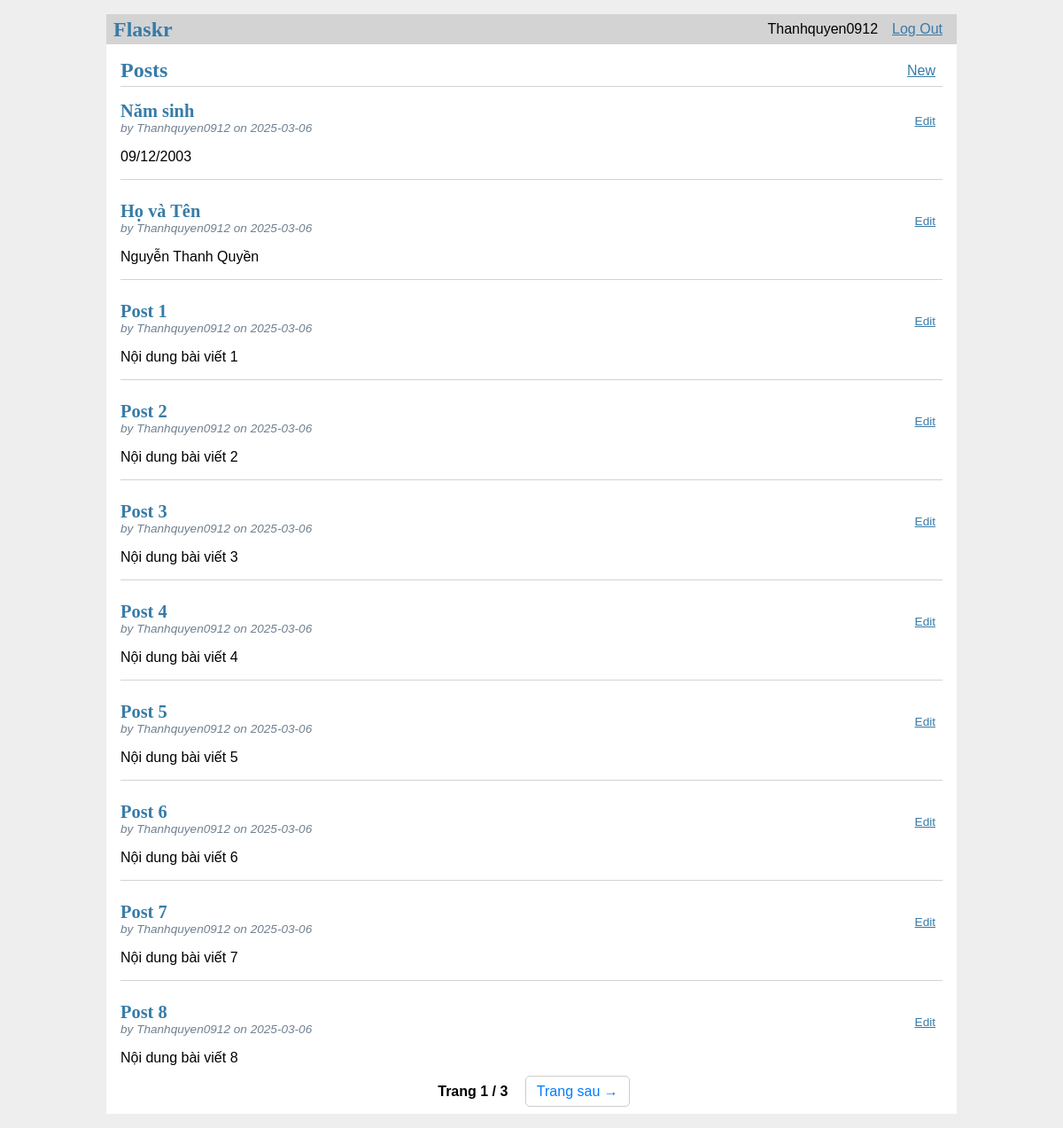
Screenshot of / (signed in) with the database file from the repository.
### tables this page shows
CREATE TABLE user (
  id INTEGER PRIMARY KEY AUTOINCREMENT,
  username TEXT UNIQUE NOT NULL,
  password TEXT NOT NULL,
  is_blocked INTEGER DEFAULT 0
);

CREATE TABLE post (
  id INTEGER PRIMARY KEY AUTOINCREMENT,
  author_id INTEGER NOT NULL,
  created TIMESTAMP NOT NULL DEFAULT CURRENT_TIMESTAMP,
  title TEXT NOT NULL,
  body TEXT NOT NULL,
  FOREIGN KEY (author_id) REFERENCES user (id)
);

### flaskr/blog.py (the view)
@bp.route('/')
def index():
    db = get_db()
    page = request.args.get('page', 1, type=int)  # Lấy số trang từ URL (mặc định là 1)
    per_page = 10  # Số bài viết mỗi trang
    offset = (page - 1) * per_page  # Tính vị trí bắt đầu của bài viết
    posts = db.execute(
        '''SELECT p.id, title, body, created, author_id, username
           FROM post p JOIN user u ON p.author_id = u.id
           ORDER BY created DESC
           LIMIT ? OFFSET ?''',
        (per_page, offset)
    ).fetchall()
    total_posts = db.execute('SELECT COUNT(id) FROM post').fetchone()[0]
    total_pages = (total_posts + per_page - 1) // per_page  # Tính tổng số trang
    return render_template('blog/index.html', posts=posts, page=page, total_pages=total_pages)

### flaskr/auth.py (called while the page is built)
@bp.before_app_request
def load_logged_in_user():
    user_id = session.get('user_id')
    if user_id is None:
        g.user = None
    else:
        g.user = get_db().execute(
            'SELECT * FROM user WHERE id = ?', (user_id,)
        ).fetchone()

### flaskr/db.py (called while the page is built)
def get_db():
    if 'db' not in g:
        g.db = sqlite3.connect(
            current_app.config['DATABASE'],
            detect_types=sqlite3.PARSE_DECLTYPES
        )
        g.db.row_factory = sqlite3.Row
    return g.db

### flaskr/templates/blog/index.html (shortened to what this page needs)
{% extends 'base.html' %}
{% block header %}
  <h1>{% block title %}Posts{% endblock %}</h1>
  {% if g.user %}
    <a class="action" href="{{ url_for('blog.create') }}">New</a>
  {% endif %}
{% endblock %}
{% block content %}
  {% for post in posts %}
    <article class="post">
      <header>
        <div>
          <h1>{{ post['title'] }}</h1>
          <div class="about">by {{ post['username'] }} on {{ post['created'].strftime('%Y-%m-%d') }}</div>
        </div>
        {% if g.user and g.user['id'] == post['author_id'] %}
          <a class="action" href="{{ url_for('blog.update', id=post['id']) }}">Edit</a>
        {% endif %}
      </header>
      <p class="body">{{ post['body'] }}</p>
    </article>
    {% if not loop.last %}
      <hr>
    {% endif %}
  {% endfor %}
  <div class="pagination">
    <span>Trang {{ page }} / {{ total_pages }}</span>
    {% if page < total_pages %}
      <a href="{{ url_for('blog.index', page=page+1) }}">Trang sau →</a>
    {% endif %}
  </div>
{% endblock %}

### flaskr/templates/base.html (shortened to what this page needs)
<!doctype html>
<link rel="stylesheet" href="{{ url_for('static', filename='style.css') }}">
<nav>
  <h1>Flaskr</h1>
  <ul>
    {% if g.user %}
      <li><span>{{ g.user['username'] }}</span>
      <li><a href="{{ url_for('auth.logout') }}">Log Out</a>
    {% else %}
      <li><a href="{{ url_for('auth.register') }}">Register</a>
      <li><a href="{{ url_for('auth.login') }}">Log In</a>
    {% endif %}
  </ul>
</nav>
<section class="content">
  <header>
    {% block header %}{% endblock %}
  </header>
  {% block content %}{% endblock %}
</section>

### flaskr/static/style.css (style rules this page uses)
h1 { font-family: serif; color: #377ba8; margin: 1rem 0; }
a { color: #377ba8; }
hr { border: none; border-top: 1px solid lightgray; }
nav { background: lightgray; display: flex; align-items: center; padding: 0 0.5rem; }
nav h1 { flex: auto; margin: 0; }
nav ul { display: flex; list-style: none; margin: 0; padding: 0; }
nav ul li a, nav ul li span, header .action { display: block; padding: 0.5rem; }
.content { padding: 0 1rem 1rem; }
.content > header { border-bottom: 1px solid lightgray; display: flex; align-items: flex-end; }
.content > header h1 { flex: auto; margin: 1rem 0 0.25rem 0; }
.post > header { display: flex; align-items: flex-end; font-size: 0.85em; }
.post > header > div:first-of-type { flex: auto; }
.post > header h1 { font-size: 1.5em; margin-bottom: 0; }
.post .about { color: slategray; font-style: italic; }
.post .body { white-space: pre-line; }
.content:last-child { margin-bottom: 0; }
.pagination { text-align: center; margin-top: 20px; }
.pagination a { text-decoration: none; padding: 8px 12px; border: 1px solid #ccc; color: #007BFF; margin: 0 5px; border-radius: 5px; }
.pagination span { font-weight: bold; margin: 0 10px; }

### rows the page displays
user: user.username "Thanhquyen0912"
post: title "Năm sinh", username "Thanhquyen0912", created "2025-03-06", body "09/12/2003"
post: title "Họ và Tên", username "Thanhquyen0912", created "2025-03-06", body "Nguyễn Thanh Quyền"
post: title "Post 1", username "Thanhquyen0912", created "2025-03-06", body "Nội dung bài viết 1"
post: title "Post 2", username "Thanhquyen0912", created "2025-03-06", body "Nội dung bài viết 2"
post: title "Post 3", username "Thanhquyen0912", created "2025-03-06", body "Nội dung bài viết 3"
post: title "Post 4", username "Thanhquyen0912", created "2025-03-06", body "Nội dung bài viết 4"
post: title "Post 5", username "Thanhquyen0912", created "2025-03-06", body "Nội dung bài viết 5"
post: title "Post 6", username "Thanhquyen0912", created "2025-03-06", body "Nội dung bài viết 6"
post: title "Post 7", username "Thanhquyen0912", created "2025-03-06", body "Nội dung bài viết 7"
post: title "Post 8", username "Thanhquyen0912", created "2025-03-06", body "Nội dung bài viết 8"

### other values shown
{{ page }} "1"
{{ total_pages }} "3"
